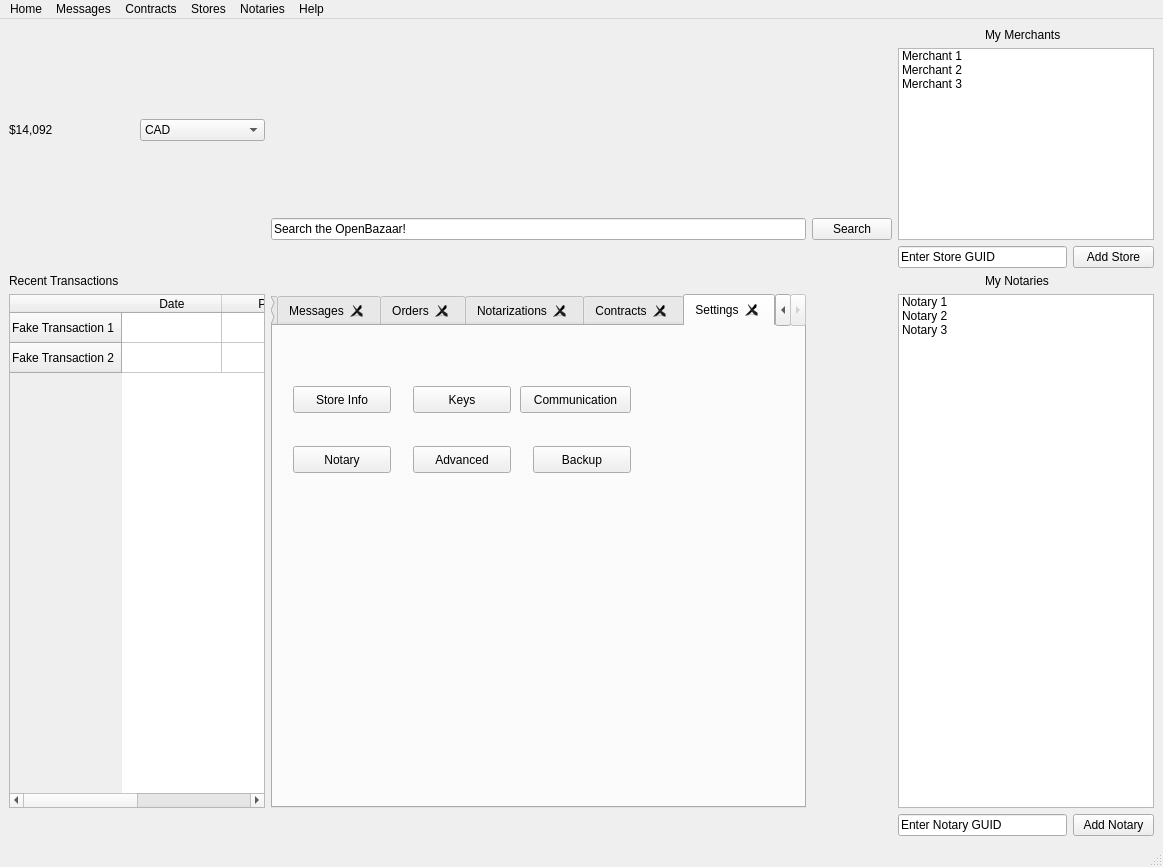
<?xml version="1.0" encoding="UTF-8"?>
<ui version="4.0">
 <class>OpenBazaar</class>
 <widget class="QMainWindow" name="OpenBazaar">
  <property name="geometry">
   <rect>
    <x>0</x>
    <y>0</y>
    <width>1163</width>
    <height>867</height>
   </rect>
  </property>
  <property name="windowTitle">
   <string>OpenBazaar</string>
  </property>
  <property name="windowIcon">
   <iconset>
    <normaloff>images/small_logo.jpeg</normaloff>images/small_logo.jpeg</iconset>
  </property>
  <widget class="QWidget" name="centralwidget">
   <layout class="QGridLayout" name="gridLayout">
    <item row="2" column="1">
     <widget class="QComboBox" name="currencySelector">
      <item>
       <property name="text">
        <string>CAD</string>
       </property>
      </item>
      <item>
       <property name="text">
        <string>MBTC</string>
       </property>
      </item>
      <item>
       <property name="text">
        <string>BTC</string>
       </property>
      </item>
      <item>
       <property name="text">
        <string>USD</string>
       </property>
      </item>
      <item>
       <property name="text">
        <string>EUR</string>
       </property>
      </item>
     </widget>
    </item>
    <item row="0" column="0" rowspan="2" colspan="2">
     <widget class="QLabel" name="displayPicture">
      <property name="text">
       <string/>
      </property>
      <property name="pixmap">
       <pixmap>images/default-avatar.png</pixmap>
      </property>
     </widget>
    </item>
    <item row="0" column="5" colspan="2">
     <widget class="QLabel" name="myMerchantsLabel">
      <property name="text">
       <string>My Merchants</string>
      </property>
     </widget>
    </item>
    <item row="5" column="6">
     <widget class="QPushButton" name="addStoreButton">
      <property name="text">
       <string>Add Store</string>
      </property>
     </widget>
    </item>
    <item row="6" column="5" colspan="2">
     <widget class="QLabel" name="myNotariesLabel">
      <property name="text">
       <string>My Notaries</string>
      </property>
     </widget>
    </item>
    <item row="8" column="4" colspan="2">
     <widget class="QLineEdit" name="addNotaryText">
      <property name="text">
       <string>Enter Notary GUID</string>
      </property>
     </widget>
    </item>
    <item row="8" column="6">
     <widget class="QPushButton" name="addNotaryButton">
      <property name="text">
       <string>Add Notary</string>
      </property>
     </widget>
    </item>
    <item row="2" column="0">
     <widget class="QLabel" name="label">
      <property name="text">
       <string>$14,092</string>
      </property>
     </widget>
    </item>
    <item row="5" column="4" colspan="2">
     <widget class="QLineEdit" name="addStoreText">
      <property name="text">
       <string>Enter Store GUID</string>
      </property>
     </widget>
    </item>
    <item row="7" column="4" colspan="3">
     <widget class="QListWidget" name="myNotariesList">
      <item>
       <property name="text">
        <string>Notary 1</string>
       </property>
      </item>
      <item>
       <property name="text">
        <string>Notary 2</string>
       </property>
      </item>
      <item>
       <property name="text">
        <string>Notary 3</string>
       </property>
      </item>
     </widget>
    </item>
    <item row="7" column="2">
     <widget class="QTabWidget" name="tabMenu">
      <property name="currentIndex">
       <number>5</number>
      </property>
      <property name="tabsClosable">
       <bool>true</bool>
      </property>
      <widget class="QWidget" name="tab">
       <attribute name="title">
        <string>Home</string>
       </attribute>
       <widget class="QTextBrowser" name="textBrowser">
        <property name="geometry">
         <rect>
          <x>-5</x>
          <y>1</y>
          <width>611</width>
          <height>441</height>
         </rect>
        </property>
        <property name="html">
         <string>&lt;!DOCTYPE HTML PUBLIC &quot;-//W3C//DTD HTML 4.0//EN&quot; &quot;http://www.w3.org/TR/REC-html40/strict.dtd&quot;&gt;
&lt;html&gt;&lt;head&gt;&lt;meta name=&quot;qrichtext&quot; content=&quot;1&quot; /&gt;&lt;style type=&quot;text/css&quot;&gt;
p, li { white-space: pre-wrap; }
&lt;/style&gt;&lt;/head&gt;&lt;body style=&quot; font-family:'Ubuntu'; font-size:11pt; font-weight:400; font-style:normal;&quot;&gt;
&lt;p style=&quot; margin-top:20px; margin-bottom:10px; margin-left:0px; margin-right:0px; -qt-block-indent:0; text-indent:0px;&quot;&gt;&lt;span style=&quot; font-family:'arial'; font-size:x-large; font-weight:496; color:#666666;&quot;&gt;Getting started&lt;/span&gt;&lt;/p&gt;
&lt;p style=&quot; margin-top:20px; margin-bottom:10px; margin-left:0px; margin-right:0px; -qt-block-indent:0; text-indent:0px;&quot;&gt;&lt;span style=&quot; font-family:'arial'; font-size:large; font-weight:496; color:#666666;&quot;&gt;Set Up Your Store&lt;/span&gt;&lt;/p&gt;
&lt;p style=&quot; margin-top:0px; margin-bottom:0px; margin-left:0px; margin-right:0px; -qt-block-indent:0; text-indent:0px;&quot;&gt;&lt;span style=&quot; font-family:'arial'; font-size:14px; color:#666666; background-color:#ffffff;&quot;&gt;Add a Bitcoin address you own in case of refunds, be sure to hit save in &lt;/span&gt;&lt;span style=&quot; font-family:'arial'; font-size:14px; font-weight:696; color:#666666;&quot;&gt;Settings&lt;/span&gt;&lt;span style=&quot; font-family:'arial'; font-size:14px; color:#666666; background-color:#ffffff;&quot;&gt;, and make a backup of your keys in the &lt;/span&gt;&lt;span style=&quot; font-family:'arial'; font-size:14px; font-weight:696; color:#666666;&quot;&gt;Backup&lt;/span&gt;&lt;span style=&quot; font-family:'arial'; font-size:14px; color:#666666; background-color:#ffffff;&quot;&gt; section.&lt;/span&gt;&lt;/p&gt;
&lt;p style=&quot; margin-top:20px; margin-bottom:10px; margin-left:0px; margin-right:0px; -qt-block-indent:0; text-indent:0px;&quot;&gt;&lt;span style=&quot; font-family:'arial'; font-size:large; font-weight:496; color:#666666;&quot;&gt;Select a Notary&lt;/span&gt;&lt;/p&gt;
&lt;p style=&quot; margin-top:0px; margin-bottom:0px; margin-left:0px; margin-right:0px; -qt-block-indent:0; text-indent:0px;&quot;&gt;&lt;span style=&quot; font-family:'arial'; font-size:14px; color:#666666; background-color:#ffffff;&quot;&gt;Notaries are a trusted third party to prevent scams. Only select a notary you trust, especially for larger transactions. For test transactions, you can use the &amp;quot;Test Notary.&amp;quot;&lt;/span&gt;&lt;/p&gt;
&lt;p style=&quot; margin-top:20px; margin-bottom:10px; margin-left:0px; margin-right:0px; -qt-block-indent:0; text-indent:0px;&quot;&gt;&lt;span style=&quot; font-family:'arial'; font-size:large; font-weight:496; color:#666666;&quot;&gt;Put an Item Up for Sale or Find an Item to Buy&lt;/span&gt;&lt;/p&gt;
&lt;p style=&quot; margin-top:0px; margin-bottom:0px; margin-left:0px; margin-right:0px; -qt-block-indent:0; text-indent:0px;&quot;&gt;&lt;span style=&quot; font-family:'arial'; font-size:14px; color:#666666; background-color:#ffffff;&quot;&gt;If selling an item, be sure to use descriptive keywords. Click on the markets you see on the right side of the screen to view their items, or use the search bar above. &lt;/span&gt;&lt;span style=&quot; font-family:'arial'; font-size:14px; color:#666666;&quot;&gt; &lt;/span&gt;&lt;span style=&quot; font-family:'arial'; font-size:14px; color:#666666; background-color:#ffffff;&quot;&gt;You can directly contact other online users by selecting the blue Message Me button in their store front. Manage your messages in the &lt;/span&gt;&lt;span style=&quot; font-family:'arial'; font-size:14px; font-weight:696; color:#666666;&quot;&gt;Messages&lt;/span&gt;&lt;span style=&quot; font-family:'arial'; font-size:14px; color:#666666; background-color:#ffffff;&quot;&gt; tab.&lt;/span&gt;&lt;/p&gt;
&lt;p style=&quot; margin-top:0px; margin-bottom:0px; margin-left:0px; margin-right:0px; -qt-block-indent:0; text-indent:0px;&quot;&gt;&lt;img src=&quot;http://i.imgur.com/jAtFHXV.gif&quot; style=&quot;vertical-align: middle;&quot; /&gt;&lt;/p&gt;
&lt;p style=&quot; margin-top:0px; margin-bottom:0px; margin-left:0px; margin-right:0px; -qt-block-indent:0; text-indent:0px;&quot;&gt;&lt;span style=&quot; font-family:'arial'; font-size:14px; color:#666666; background-color:#ffffff;&quot;&gt;Your purchases and sales are in the &lt;/span&gt;&lt;span style=&quot; font-family:'arial'; font-size:14px; font-weight:696; color:#666666;&quot;&gt;Orders&lt;/span&gt;&lt;span style=&quot; font-family:'arial'; font-size:14px; color:#666666; background-color:#ffffff;&quot;&gt; tab. &lt;/span&gt;&lt;span style=&quot; font-family:'arial'; font-size:14px; color:#666666;&quot;&gt; &lt;/span&gt;&lt;span style=&quot; font-family:'arial'; font-size:14px; color:#666666; background-color:#ffffff;&quot;&gt;Please report problems to our &lt;/span&gt;&lt;a href=&quot;https://github.com/OpenBazaar&quot;&gt;&lt;span style=&quot; text-decoration: underline; color:#0000ff;&quot;&gt;Github&lt;/span&gt;&lt;/a&gt;&lt;span style=&quot; font-family:'arial'; font-size:14px; color:#666666; background-color:#ffffff;&quot;&gt; or &lt;/span&gt;&lt;a href=&quot;https://www.reddit.com/r/OpenBazaar/&quot;&gt;&lt;span style=&quot; text-decoration: underline; color:#0000ff;&quot;&gt;subreddit&lt;/span&gt;&lt;/a&gt;&lt;span style=&quot; font-family:'arial'; font-size:14px; color:#666666; background-color:#ffffff;&quot;&gt;. Enjoy!&lt;/span&gt;&lt;/p&gt;&lt;/body&gt;&lt;/html&gt;</string>
        </property>
       </widget>
      </widget>
      <widget class="QWidget" name="tab_2">
       <attribute name="title">
        <string>Messages</string>
       </attribute>
       <widget class="QPushButton" name="pushButton_3">
        <property name="geometry">
         <rect>
          <x>117</x>
          <y>50</y>
          <width>111</width>
          <height>27</height>
         </rect>
        </property>
        <property name="text">
         <string>Send a Message</string>
        </property>
       </widget>
       <widget class="QPushButton" name="pushButton_4">
        <property name="geometry">
         <rect>
          <x>240</x>
          <y>50</y>
          <width>98</width>
          <height>27</height>
         </rect>
        </property>
        <property name="text">
         <string>Inbox</string>
        </property>
       </widget>
       <widget class="QPushButton" name="pushButton_5">
        <property name="geometry">
         <rect>
          <x>350</x>
          <y>50</y>
          <width>98</width>
          <height>27</height>
         </rect>
        </property>
        <property name="text">
         <string>Outbox</string>
        </property>
       </widget>
      </widget>
      <widget class="QWidget" name="tab_3">
       <attribute name="title">
        <string>Orders</string>
       </attribute>
       <widget class="QPushButton" name="pushButton_6">
        <property name="geometry">
         <rect>
          <x>120</x>
          <y>70</y>
          <width>98</width>
          <height>27</height>
         </rect>
        </property>
        <property name="text">
         <string>My Sales</string>
        </property>
       </widget>
       <widget class="QPushButton" name="pushButton_7">
        <property name="geometry">
         <rect>
          <x>270</x>
          <y>70</y>
          <width>98</width>
          <height>27</height>
         </rect>
        </property>
        <property name="text">
         <string>My Purchases</string>
        </property>
       </widget>
      </widget>
      <widget class="QWidget" name="tab_4">
       <attribute name="title">
        <string>Notarizations</string>
       </attribute>
       <widget class="QPushButton" name="pushButton_8">
        <property name="geometry">
         <rect>
          <x>110</x>
          <y>80</y>
          <width>98</width>
          <height>27</height>
         </rect>
        </property>
        <property name="text">
         <string>Notarized</string>
        </property>
       </widget>
       <widget class="QPushButton" name="pushButton_9">
        <property name="geometry">
         <rect>
          <x>250</x>
          <y>80</y>
          <width>98</width>
          <height>27</height>
         </rect>
        </property>
        <property name="text">
         <string>Pending</string>
        </property>
       </widget>
      </widget>
      <widget class="QWidget" name="tab_5">
       <attribute name="title">
        <string>Contracts</string>
       </attribute>
       <widget class="QPushButton" name="pushButton">
        <property name="geometry">
         <rect>
          <x>127</x>
          <y>60</y>
          <width>111</width>
          <height>27</height>
         </rect>
        </property>
        <property name="text">
         <string>Add a Contract</string>
        </property>
       </widget>
       <widget class="QPushButton" name="pushButton_2">
        <property name="geometry">
         <rect>
          <x>280</x>
          <y>60</y>
          <width>98</width>
          <height>27</height>
         </rect>
        </property>
        <property name="text">
         <string>Republish</string>
        </property>
       </widget>
      </widget>
      <widget class="QWidget" name="tab_6">
       <attribute name="title">
        <string>Settings</string>
       </attribute>
       <widget class="QPushButton" name="pushButton_10">
        <property name="geometry">
         <rect>
          <x>20</x>
          <y>60</y>
          <width>98</width>
          <height>27</height>
         </rect>
        </property>
        <property name="text">
         <string>Store Info</string>
        </property>
       </widget>
       <widget class="QPushButton" name="pushButton_11">
        <property name="geometry">
         <rect>
          <x>140</x>
          <y>60</y>
          <width>98</width>
          <height>27</height>
         </rect>
        </property>
        <property name="text">
         <string>Keys</string>
        </property>
       </widget>
       <widget class="QPushButton" name="pushButton_12">
        <property name="geometry">
         <rect>
          <x>247</x>
          <y>60</y>
          <width>111</width>
          <height>27</height>
         </rect>
        </property>
        <property name="text">
         <string>Communication</string>
        </property>
       </widget>
       <widget class="QPushButton" name="pushButton_13">
        <property name="geometry">
         <rect>
          <x>20</x>
          <y>120</y>
          <width>98</width>
          <height>27</height>
         </rect>
        </property>
        <property name="text">
         <string>Notary</string>
        </property>
       </widget>
       <widget class="QPushButton" name="pushButton_14">
        <property name="geometry">
         <rect>
          <x>140</x>
          <y>120</y>
          <width>98</width>
          <height>27</height>
         </rect>
        </property>
        <property name="text">
         <string>Advanced</string>
        </property>
       </widget>
       <widget class="QPushButton" name="pushButton_15">
        <property name="geometry">
         <rect>
          <x>260</x>
          <y>120</y>
          <width>98</width>
          <height>27</height>
         </rect>
        </property>
        <property name="text">
         <string>Backup</string>
        </property>
       </widget>
      </widget>
     </widget>
    </item>
    <item row="1" column="4" rowspan="4" colspan="3">
     <widget class="QListWidget" name="merchantsList">
      <item>
       <property name="text">
        <string>Merchant 1</string>
       </property>
      </item>
      <item>
       <property name="text">
        <string>Merchant 2</string>
       </property>
      </item>
      <item>
       <property name="text">
        <string>Merchant 3</string>
       </property>
      </item>
     </widget>
    </item>
    <item row="7" column="0" colspan="2">
     <widget class="QTableWidget" name="recentTransactionsTable">
      <row>
       <property name="text">
        <string>Fake Transaction 1</string>
       </property>
      </row>
      <row>
       <property name="text">
        <string>Fake Transaction 2</string>
       </property>
      </row>
      <column>
       <property name="text">
        <string>Date</string>
       </property>
      </column>
      <column>
       <property name="text">
        <string>Price</string>
       </property>
      </column>
     </widget>
    </item>
    <item row="6" column="0">
     <widget class="QLabel" name="recentTransactionsLabel">
      <property name="text">
       <string>Recent Transactions</string>
      </property>
     </widget>
    </item>
    <item row="0" column="2" rowspan="2">
     <widget class="QLabel" name="label_2">
      <property name="text">
       <string/>
      </property>
      <property name="pixmap">
       <pixmap>images/banner.png</pixmap>
      </property>
     </widget>
    </item>
    <item row="4" column="2">
     <widget class="QLineEdit" name="searchBarText">
      <property name="text">
       <string>Search the OpenBazaar!</string>
      </property>
     </widget>
    </item>
    <item row="4" column="3">
     <widget class="QPushButton" name="searchButton">
      <property name="text">
       <string>Search</string>
      </property>
     </widget>
    </item>
   </layout>
  </widget>
  <widget class="QMenuBar" name="menubar">
   <property name="geometry">
    <rect>
     <x>0</x>
     <y>0</y>
     <width>1163</width>
     <height>25</height>
    </rect>
   </property>
   <widget class="QMenu" name="menuHome">
    <property name="title">
     <string>Home</string>
    </property>
    <addaction name="actionMy_Listings"/>
    <addaction name="actionMy_Orders"/>
    <addaction name="actionMy_Settings"/>
    <addaction name="separator"/>
   </widget>
   <widget class="QMenu" name="menuMessages">
    <property name="title">
     <string>Messages</string>
    </property>
    <addaction name="actionSend_a_Message"/>
    <addaction name="actionInbo"/>
    <addaction name="actionOutbox"/>
   </widget>
   <widget class="QMenu" name="menuContracts">
    <property name="title">
     <string>Contracts</string>
    </property>
    <addaction name="actionPurchased"/>
    <addaction name="actionSold"/>
    <addaction name="actionActive"/>
   </widget>
   <widget class="QMenu" name="menuStore">
    <property name="title">
     <string>Stores</string>
    </property>
    <addaction name="actionCreate_a_Store"/>
    <addaction name="actionView_a_Store"/>
    <addaction name="actionFind"/>
   </widget>
   <widget class="QMenu" name="menuNotaries">
    <property name="title">
     <string>Notaries</string>
    </property>
    <addaction name="actionBecome_a_Notary"/>
    <addaction name="actionFind_a_Notary"/>
    <addaction name="actionHelp_with_Notaries"/>
   </widget>
   <widget class="QMenu" name="menuHelp">
    <property name="title">
     <string>Help</string>
    </property>
    <addaction name="actionGet_Help_Online"/>
    <addaction name="actionUser_Guide"/>
   </widget>
   <addaction name="menuHome"/>
   <addaction name="menuMessages"/>
   <addaction name="menuContracts"/>
   <addaction name="menuStore"/>
   <addaction name="menuNotaries"/>
   <addaction name="menuHelp"/>
  </widget>
  <widget class="QStatusBar" name="statusbar"/>
  <action name="actionMy_Listings">
   <property name="text">
    <string>My Listings</string>
   </property>
  </action>
  <action name="actionMy_Orders">
   <property name="text">
    <string>My Orders</string>
   </property>
  </action>
  <action name="actionMy_Settings">
   <property name="text">
    <string>My Settings</string>
   </property>
  </action>
  <action name="actionSend_a_Message">
   <property name="text">
    <string>Send a Message</string>
   </property>
  </action>
  <action name="actionInbo">
   <property name="text">
    <string>Inbox</string>
   </property>
  </action>
  <action name="actionOutbox">
   <property name="text">
    <string>Outbox</string>
   </property>
  </action>
  <action name="actionPurchased">
   <property name="text">
    <string>Purchased</string>
   </property>
  </action>
  <action name="actionSold">
   <property name="text">
    <string>Sold</string>
   </property>
  </action>
  <action name="actionActive">
   <property name="text">
    <string>Active</string>
   </property>
  </action>
  <action name="actionCreate_a_Store">
   <property name="text">
    <string>Create a Store</string>
   </property>
  </action>
  <action name="actionView_a_Store">
   <property name="text">
    <string>View a Store</string>
   </property>
  </action>
  <action name="actionFind">
   <property name="text">
    <string>Find a Store</string>
   </property>
  </action>
  <action name="actionBecome_a_Notary">
   <property name="text">
    <string>Become a Notary</string>
   </property>
  </action>
  <action name="actionFind_a_Notary">
   <property name="text">
    <string>Find a Notary</string>
   </property>
  </action>
  <action name="actionHelp_with_Notaries">
   <property name="text">
    <string>Help with Notaries</string>
   </property>
  </action>
  <action name="actionGet_Help_Online">
   <property name="text">
    <string>Get Help Online</string>
   </property>
  </action>
  <action name="actionUser_Guide">
   <property name="text">
    <string>User Guide</string>
   </property>
  </action>
 </widget>
 <resources/>
 <connections/>
</ui>
